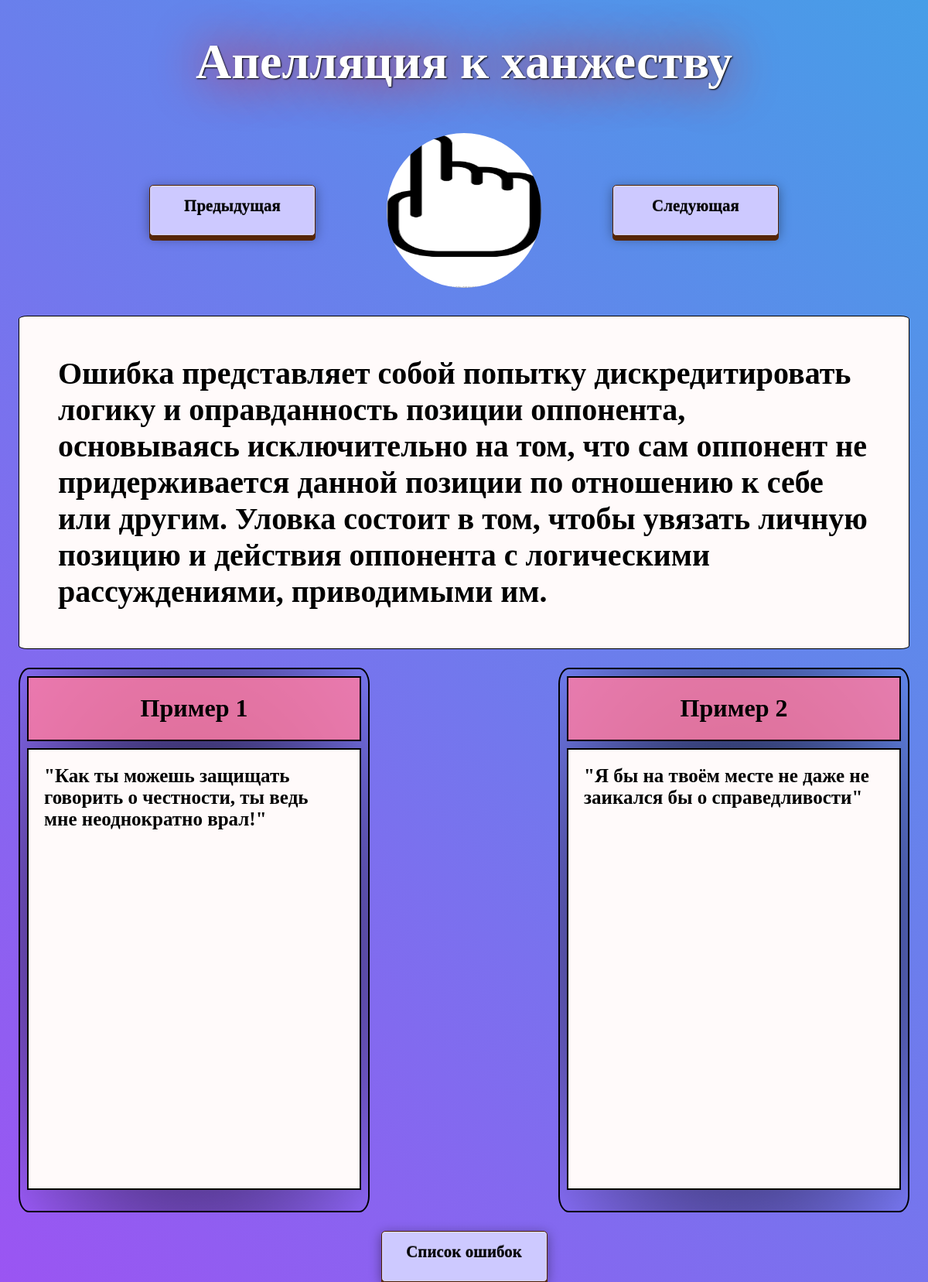
The app's page /fallacy/7/ with its own data.
### fallacies/models.py (models this page shows, shortened)
class Fallacy(models.Model):
    image = models.ImageField(upload_to='photos/%Y/%m/%d/', blank=True)
    title = models.CharField(max_length=255)
    content = models.TextField(default='About project')
    example1_text = models.TextField(default='Пример 1')
    example1_image = models.ImageField(upload_to='photos/%Y/%m/%d/', blank=True)
    example2_text = models.TextField(default='Пример 2')
    example2_image = models.ImageField(upload_to='photos/%Y/%m/%d/', blank=True)
    another_names = models.TextField(default='Another name 1')

### fallacies/views.py (the view)
# urls.py: path('fallacy/<int:fallacy_id>/', show_fallacy, name='fallacy'),
def show_fallacy(request, fallacy_id):
    fallacies = Fallacy.objects.all()
    fallacy = Fallacy.objects.get(pk=fallacy_id)
    if fallacy_id == 1:
        previous_fallacy = Fallacy.objects.get(pk=24)
    else:
        previous_fallacy = Fallacy.objects.get(pk=fallacy_id - 1)
    if fallacy_id == 24:
        next_fallacy = Fallacy.objects.get(pk=1)
    else:
        next_fallacy = Fallacy.objects.get(pk=fallacy_id + 1)
    return render(request, 'fallacies/fallacy.html', {'fallacies': fallacies, 'fallacy': fallacy, 'previous_fallacy': previous_fallacy, 'next_fallacy': next_fallacy})

### fallacies/templates/fallacies/fallacy.html (shortened to what this page needs)
{% load static %}
<!DOCTYPE html>
<html lang="en">
<head>
        <link type="text/css" href="{% static 'fallacies/css/fallacy_styles.css' %}" rel="stylesheet" />
</head>
<body>
    <div class="titlefallacy">
    <h1 class="headerh1">{{fallacy.title}}</h1>
        </div>
    <div class="navigate">
        <a href='/fallacy/{{previous_fallacy.id}}' class="button19">Предыдущая</a>
        <img class="fallacy-img" src="{{fallacy.image.url}}" alt="lorem">
        <a href='/fallacy/{{next_fallacy.id}}' class="button19">Следующая</a>
    </div>
<div class="description-block">
<p class="fallacy-content">{{fallacy.content}}</p>
</div>
<div class="examples">
    <div class="example 1">
        <div class="blockh1example">
        <h1 class="exampleh1">Пример 1</h1>
            </div>
        <div class="exampletextblock">
        <h2 class="example-text 1">{{fallacy.example1_text}}</h2>
            </div>
    </div>
    <div class="example 2">
        <div class="blockh1example">
        <h1 class="exampleh1">Пример 2</h1>
            </div>
        <div class="exampletextblock">
        <h2 class="example-text 2">{{fallacy.example2_text}}</h2>
        </div>
    </div>
</div>
<div class="bottom-button">
    <a href='{% url "home" %}' class="button19">Список ошибок</a>
</div>
</body>
</html>

### fallacies/static/fallacies/css/fallacy_styles.css (style rules this page uses)
html, body { margin: 0; background: linear-gradient(45deg, #fc00ff, #00dbde); height: 100%; background-size: 300% 300%; animation: grad 10s ease infinite; }
.titlefallacy { display: flex; justify-content: center; }
.navigate { display: flex; justify-content: center; align-items: center; }
.fallacy-img { padding: 1%; margin-right: 80px; margin-left: 80px; }
.description-block { display: flex; justify-content: center; margin: 2%; border: 1px solid black; background-color: snow; border-radius: 1%; }
.fallacy-content { font-size: 40px; font-weight: bold; margin: 50px; }
.blockh1example { display: flex; justify-content: center; margin: 2%; border: 2px solid black; background-color: rgba(255,125,165,0.84); }
.headerh1 { text-shadow: 1px 1px 2px black, 0 0 1em red; color: white; font-size: 4em; }
.fallacy-img { width: 200px; height: 200px; border-radius: 50%; }
.examples { display: flex; justify-content: space-between; margin: 2%; }
.example { display: inline-block; width: 450px; min-height: 700px; border: 2px solid black; border-radius: 3%; background: radial-gradient(black, transparent); }
.exampleh1 { text-align: center; }
.exampletextblock { display: flex; justify-content: center; margin: 2%; border: 2px solid black; background-color: snow; min-height: 81%; }
.example-text { font-size: 25px; margin: 20px; min-height: 100%; align-items: stretch }
.bottom-button { display: flex; justify-content: center; }
a.button19 { text-align: center; font-size: 21px; width: 150px; height: 35px; font-weight: bold; color: black; text-decoration: none; text-shadow: 0 -1px rgba(0,0,0,.5); user-select: none; padding: .7em 1.5em; border: 1px solid rgb(80,32,0); border-radius: 5px; outline: none; background: #cdc9ff; box-shadow: 0 6px rgb(86,38,6), 0 3px 15px rgba(0,0,0,.4), inset 0 1px rgba(255,255,255,.3), inset 0 0 3px rgba(255,255,255,.5); transition: .2s; }

### records on screen
Fallacy: title "Апелляция к ханжеству", image (picture), content "Ошибка представляет собой попытку дискредитировать логику и оправданность позиции оппонента, основываясь исключительно на том, что сам оппонент не придерживается данной позиции по отношению к себе или другим. Уловка состоит в том, чтобы увязать личную позицию и действия оппонента с логическими рассуждениями, приводимыми им.", example1_text "\"Как ты можешь защищать говорить о честности, ты ведь мне неоднократно врал!\"", example2_text "\"Я бы на твоём месте не даже не заикался бы о справедливости\""
